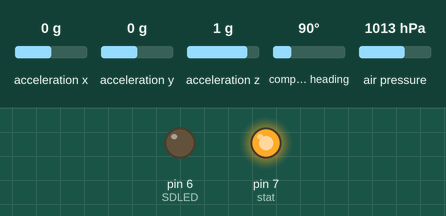
This sketch was run on a simulated Arduino Uno, built with avr-gcc and run on an emulated ATmega328P. Shown: output pins drawn as LEDs (lit = HIGH). Inputs (shaded band) come from the test bench; at power-on: acceleration x 0 g, acceleration y 0 g, acceleration z 1 g, compass heading 90°, air pressure 1013 hPa. Storage starts empty.

Above: at 2.11 s.
At 7.5 s:
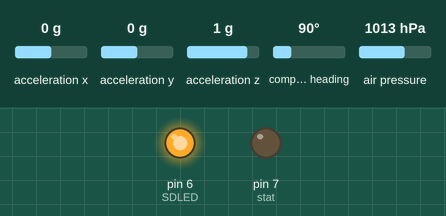
At 9.0 s:
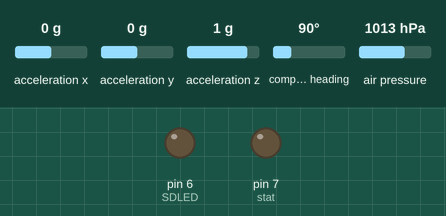
Timing chart, 0 to 10.5 s (numbered marks = the images above):
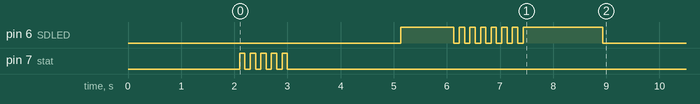

The sketch:

prototype1E.ino
```cpp
//#include <Adafruit_GPS.h>
#include <SoftwareSerial.h>
#include <SPI.h>
#include <SD.h>
#include <Wire.h>
#include <Adafruit_Sensor.h>
#include "Adafruit_BMP3XX.h"
#include <Adafruit_BNO055.h>
#include <utility/imumaths.h>

//Adafruit_GPS GPS(&Serial);

#define BMP_SCK A5
#define BMP_MISO A4
#define SEALEVELPRESSURE_HPA (1013.25)
#define BNO055_SAMPLERATE_DELAY_MS (100)

Adafruit_BNO055 bno = Adafruit_BNO055(-1, 0x28);
Adafruit_BMP3XX bmp; // I2C

uint32_t timer = millis();
const int chipSelect = 2;
const int stat = 7;
const int SDLED = 6;
char filename[10] = {'D','A','T','A',48,'.','t','x','t'};
int filenum = 48; //48 is the ASCII code for the number 0, 49 is 1, 50 is 2, and so on...

void setup() {
  delay(2000);

  // Prepare LEDS
  pinMode(SDLED,OUTPUT);
  pinMode(stat,OUTPUT);

  // Flash startup status signal
  digitalWrite(stat,LOW);
  delay(100);
  flashBegin();


  //-----------------------------------------------------------SD CARD SETUP------------------------------------------------------------------------
  //Initialize SD card
  delay(1000);
  if (!SD.begin(chipSelect)) {
    while (1){
    flashFailSD();
    }
  }

  // Search the SD card for an unused file name and generate that new file every startup.
  int flag1 = 0;
  while(flag1==0){
    if (filenum>57){
      while(1){
        flashFailSD();
      }
    }
    if (!SD.exists(filename)){ // If a card with the current filename does not exist do these things
      File dataFile = SD.open(filename,FILE_WRITE); // create the file and open it
      while(!dataFile); // wait for the file to become available
      dataFile.println(F("Begin data")); // print a bit of test characters
      dataFile.close(); // Close the file until we need it again
      flag1 = 1; // We do this to escape the while loop
    }
    else{ // If a file with the current file name does already exist, update the 5th character in the filename to try a different file name
      filenum++;
      filename[4] = filenum;
    }
    //delay(100);
  }

  // Flash the confirmation signal
  flashSDConfirm();
  //-----------------------------------------------------------SD CARD SETUP-----------------------------------------------------------------------


  //-----------------------------------------------------------SENSOR SETUP------------------------------------------------------------------------
  //Start with GPS
//  //set baud rate for GPS serial communication
//  GPS.begin(9600);
//
//  //Sending this command will tell me all of the data
//  GPS.sendCommand(PMTK_SET_NMEA_OUTPUT_RMCGGA);
//  GPS.sendCommand(PMTK_SET_NMEA_UPDATE_1HZ);   // 1 Hz update rate (This may need to be higher for the flights

  //IMU setup
  if(!bno.begin())
  {
    while(1){
      flashFailedSensor();
    }
  }

  bno.setExtCrystalUse(true);

  //BMP setup
  // Set up oversampling and filter initialization
  bmp.setTemperatureOversampling(BMP3_OVERSAMPLING_8X);
  bmp.setPressureOversampling(BMP3_OVERSAMPLING_4X);
  bmp.setIIRFilterCoeff(BMP3_IIR_FILTER_COEFF_3);

  if (!bmp.begin()) {
  while (1){
    flashFailedSensor();
  }
  }
}


void loop() {
  imu::Quaternion quat = bno.getQuat();

  File dataFile = SD.open(filename,FILE_WRITE);
  dataFile.print(millis());
  // Acceleration
  imu::Vector<3> li_ac = bno.getVector(Adafruit_BNO055::VECTOR_ACCELEROMETER);
  dataFile.print(",");
  dataFile.print((float)li_ac.x());
  dataFile.print(",");
  dataFile.print((float)li_ac.y());
  dataFile.print(",");
  dataFile.print((float)li_ac.z());

  // Quaternion data
  dataFile.print(",");
  dataFile.print(quat.w(), 4);
  dataFile.print(",");
  dataFile.print(quat.x(), 4);
  dataFile.print(",");
  dataFile.print(quat.y(), 4);
  dataFile.print(",");
  dataFile.print(quat.z(), 4);
  dataFile.print(",");
  dataFile.print(bmp.temperature);
  dataFile.print(",");
  dataFile.print(bmp.pressure / 100.0);
  dataFile.print(",");
  dataFile.println(bmp.readAltitude(SEALEVELPRESSURE_HPA));
  dataFile.close();

  delay(200);
}

void flashBegin(){
  digitalWrite(stat,HIGH);
  delay(100);
  digitalWrite(stat,LOW);
  delay(100);
  digitalWrite(stat,HIGH);
  delay(100);
  digitalWrite(stat,LOW);
  delay(100);
  digitalWrite(stat,HIGH);
  delay(100);
  digitalWrite(stat,LOW);
  delay(100);
  digitalWrite(stat,HIGH);
  delay(100);
  digitalWrite(stat,LOW);
  delay(100);
  digitalWrite(stat,HIGH);
  delay(100);
  digitalWrite(stat,LOW);
  delay(100);
}

void flashFailSD(){
  delay(1000);
  digitalWrite(SDLED,HIGH);
  delay(100);
  digitalWrite(SDLED,LOW);
  delay(200);
  digitalWrite(SDLED,HIGH);
  delay(100);
  digitalWrite(SDLED,LOW);

}

void flashSDConfirm(){
  delay(1000);
  digitalWrite(SDLED,HIGH);
  delay(1000);
  digitalWrite(SDLED,LOW);
  delay(100);
  digitalWrite(SDLED,HIGH);
  delay(100);
  digitalWrite(SDLED,LOW);
  delay(100);
  digitalWrite(SDLED,HIGH);
  delay(100);
  digitalWrite(SDLED,LOW);
  delay(100);
  digitalWrite(SDLED,HIGH);
  delay(100);
  digitalWrite(SDLED,LOW);
  delay(100);
  digitalWrite(SDLED,HIGH);
  delay(100);
  digitalWrite(SDLED,LOW);
  delay(100);
  digitalWrite(SDLED,HIGH);
  delay(100);
  digitalWrite(SDLED,LOW);
  delay(100);
  digitalWrite(SDLED,HIGH);
  delay(100);
  digitalWrite(SDLED,LOW);
  delay(100);
  digitalWrite(SDLED,HIGH);
  delay(1500);
  digitalWrite(SDLED,LOW);
}

void flashFailedSensor(){
  delay(100);
  digitalWrite(stat,HIGH);
  delay(500);
  digitalWrite(stat,LOW);
  delay(200);
  digitalWrite(stat,HIGH);
  delay(100);
  digitalWrite(stat,LOW);
  delay(200);
  digitalWrite(stat,HIGH);
  delay(100);
  digitalWrite(stat,LOW);
}

void SDblink(){
  digitalWrite(SDLED,HIGH);
  delay(100);
  digitalWrite(SDLED,LOW);
  delay(100);
}
```
